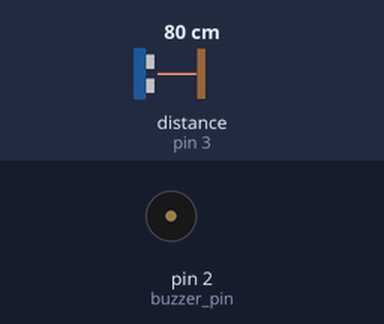
Bench run of a sketch on a simulated Arduino Uno, built with avr-gcc and run on an emulated ATmega328P. Shown: buzzer (waves = sounding, pin HIGH). Wiring (inferred from the names in the program): ultrasonic range finder: trigger pin 4; echo pin 3. Inputs (shaded band) come from the test bench; at power-on: distance to the obstacle (sensor on pin 3) 80 cm. The echo pulse lasts 58.3 µs per cm; pins used as bus, display or sensor lines are not drawn.

Above: at 2.0 s.
2.1 s: distance to the obstacle (sensor on pin 3) set to 2 cm
At 2.9 s:
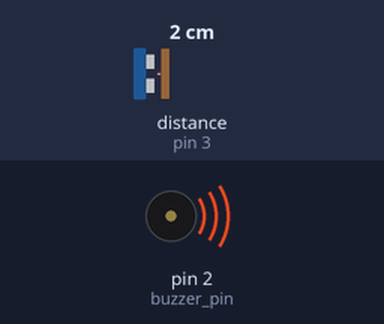
5.6 s: distance to the obstacle (sensor on pin 3) set to 60 cm
At 6.5 s:
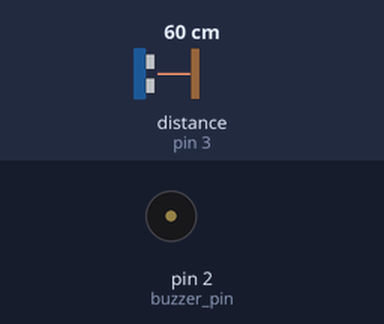
Timing chart, 0 to 15.1 s (numbered marks = the images above; inputs shaded):
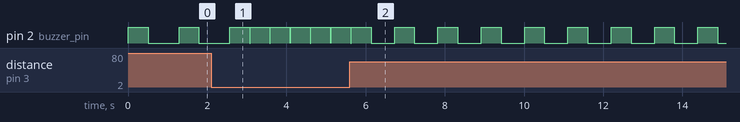

The sketch:

social_distancing_hat.ino
```cpp
#include "SR04.h"                                 //Menyatakan bahwa memakai library ini
const int TriggerPin = 4;                         //pendeklarasian Variabel
const int EchoPin = 3;
long Duration = 0;

void setup() {
  pinMode(TriggerPin,OUTPUT);                     //deklarasi output dan input suatu alat
  pinMode(EchoPin,INPUT);                         //deklarasi ini juga menyatakan letak pin
  pinMode(2,OUTPUT); // buzzer pin
}

void loop() {
  digitalWrite(TriggerPin, LOW);                  //menyatakan kondisi awal mati
  delayMicroseconds(2);                           //untuk delay
  digitalWrite(TriggerPin, HIGH);                 //menyatakan kondisi hidup
  delayMicroseconds(10);
  digitalWrite(TriggerPin, LOW);

  Duration = pulseIn(EchoPin, HIGH);              //deklarasi variabel

  long Distance_cm = ((Duration * 0.034) / 2);    //menyatakan rumus jarak

  if (Distance_cm < 182){                         //if jarak kurang dari 182cm, maka
   digitalWrite(2,HIGH);                          //alat berbunyi
  delay(500);
  digitalWrite(2,LOW);
  delay(Distance_cm * 10);                        //untuk mengatur cepat lambatnya alarm
  }                                               //sesuai jarak
}
```

Measured:
- after the input at 2.1 s, pin 2 (buzzer_pin): alternates HIGH for 0.50 s and LOW for 0.01 s, starting after 0.98 s
- by itself, pin 2 (buzzer_pin): alternates HIGH for 0.50 s and LOW for 0.79 s
